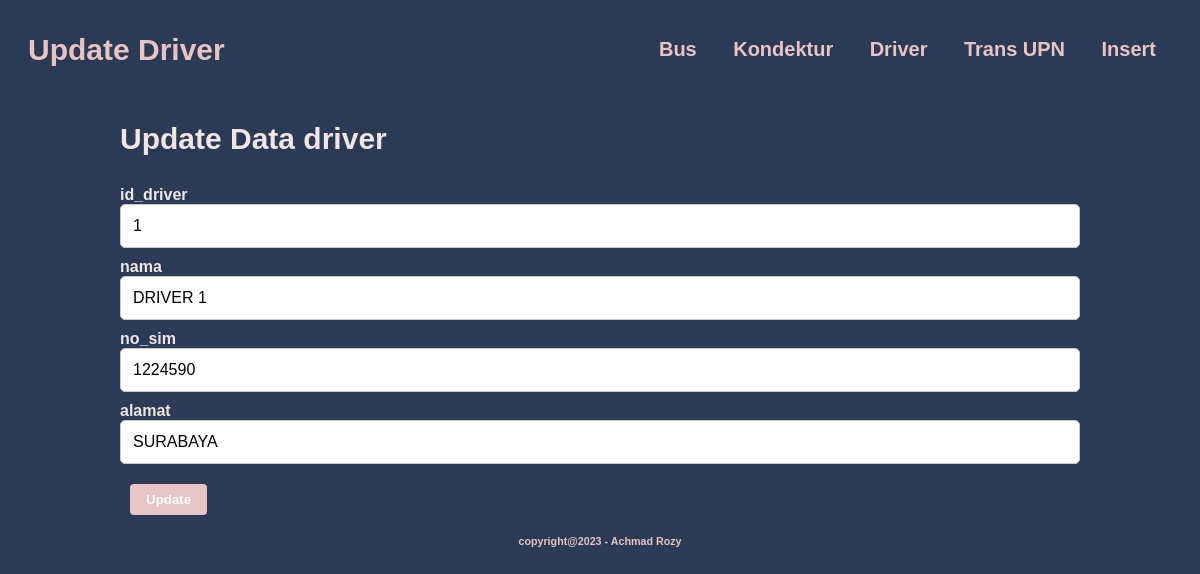
Page /Updatedriver.php?id_driver=1 on the committed database.
### tables this page shows
CREATE TABLE `driver` (
  `id_driver` int(10) UNSIGNED NOT NULL,
  `nama` varchar(25) DEFAULT NULL,
  `no_sim` varchar(15) DEFAULT NULL,
  `alamat` varchar(100) DEFAULT NULL
);

### koneksi.php (called while the page is built, shortened)
<?php
function connection() {
   $dbServer = 'localhost';
   $dbUser = 'root';
   $dbPass = '';
   $dbName = "transupn";
   $koneksi = mysqli_connect($dbServer, $dbUser, $dbPass);
   mysqli_select_db($koneksi,$dbName);
   return $koneksi;
}
?>

### Updatedriver.php (the view, shortened to what this page needs)
<?php
  include ('koneksi.php');
  $result = '';
  if ($_SERVER['REQUEST_METHOD'] === 'GET') {
      if (isset($_GET['id_driver'])) {
          $id_driver_upd = $_GET['id_driver'];
          $query = "SELECT * FROM driver WHERE id_driver = '$id_driver_upd'";
          $result = mysqli_query(connection(),$query);
      }
  }
?>
<!DOCTYPE html>
<html lang="en">
<head>
    <link rel="stylesheet" href="https://cdnjs.cloudflare.com/ajax/libs/font-awesome/5.15.3/css/all.min.css" />
</head>
<body>
<nav>
        <h2><b>Update Driver</b></h2>
        <div>
            <a href="Bus.php"><b>Bus</b></a>
            <a href="Kondektur.php"><b>Kondektur</b></a>
            <a href="Driver.php"><b>Driver</b></a>
            <a href="Transupn.php"><b>Trans UPN</b></a>
            <a href="Adddriver.php"><b>Insert</b></a>
        </div>
    </nav>
    <div class="content">
    <div class="ctr">
                <tr class="akhir">
                    <td colspan="3">
                        <h2 style="margin: 30px 0 30px 0;">Update Data driver</h2>
                        <form action="Updatedriver.php" method="POST">
                        <?php while($data = mysqli_fetch_array($result)): ?>
                          <div class="form-group">
                            <label>id_driver</label>
                            <input type="text" class="form-control" placeholder="id_driver" name="id_driver" value="<?php echo $data['id_driver'];  ?>" required="required" readonly>
                          </div>
                          <div class="form-group">
                            <label>nama</label>
                            <input type="text" class="form-control" placeholder="nama" name="nama" value="<?php echo $data['nama'];  ?>" required="required">
                          </div>
                          <div class="form-group">
                            <label>no_sim</label>
                            <input type="text" class="form-control" placeholder="no_sim" name="no_sim" value="<?php echo $data['no_sim'];  ?>" required="required" >
                          </div>
                          <div class="form-group">
                            <label>alamat</label>
                            <input type="text" class="form-control" placeholder="alamat" name="alamat" value="<?php echo $data['alamat'];  ?>" required="required">
                          </div>
                          <button type="submit" class="btn btn-primary">Update</button>
                          <?php endwhile; ?>
                        </form>
                    </div>
                  </div>
            <h6>copyright@2023 - Achmad Rozy</h6>
</body>
</html>

### rows in the picture
driver: id_driver "1", nama "DRIVER 1", no_sim "1224590", alamat "SURABAYA"
